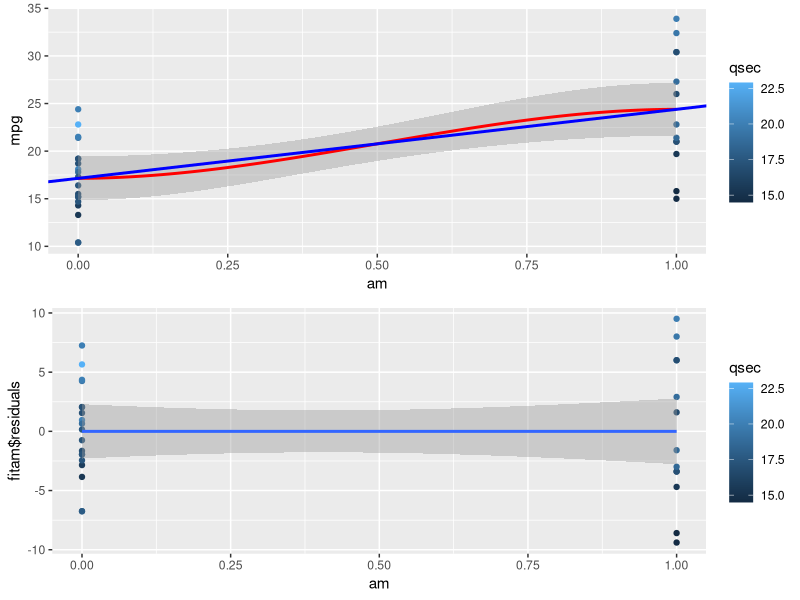

This chart was generated by the following R code:
library(gridExtra)
library(ggplot2)

fitam <- lm(mpg ~ am, mtcars)

g1 <- ggplot(mtcars, aes(x = am, y = mpg, color=qsec)) + geom_point() + 
  geom_smooth(colour='red') + geom_abline(intercept = coef(fitam)[1], slope=coef(fitam)[2], size=1, colour='blue')

g2 <- ggplot(mtcars, aes(x = am, y = fitam$residuals, color=qsec)) + geom_point() + 
  geom_smooth(method=lm)

grid.arrange(g1, g2, ncol=1, nrow=2)